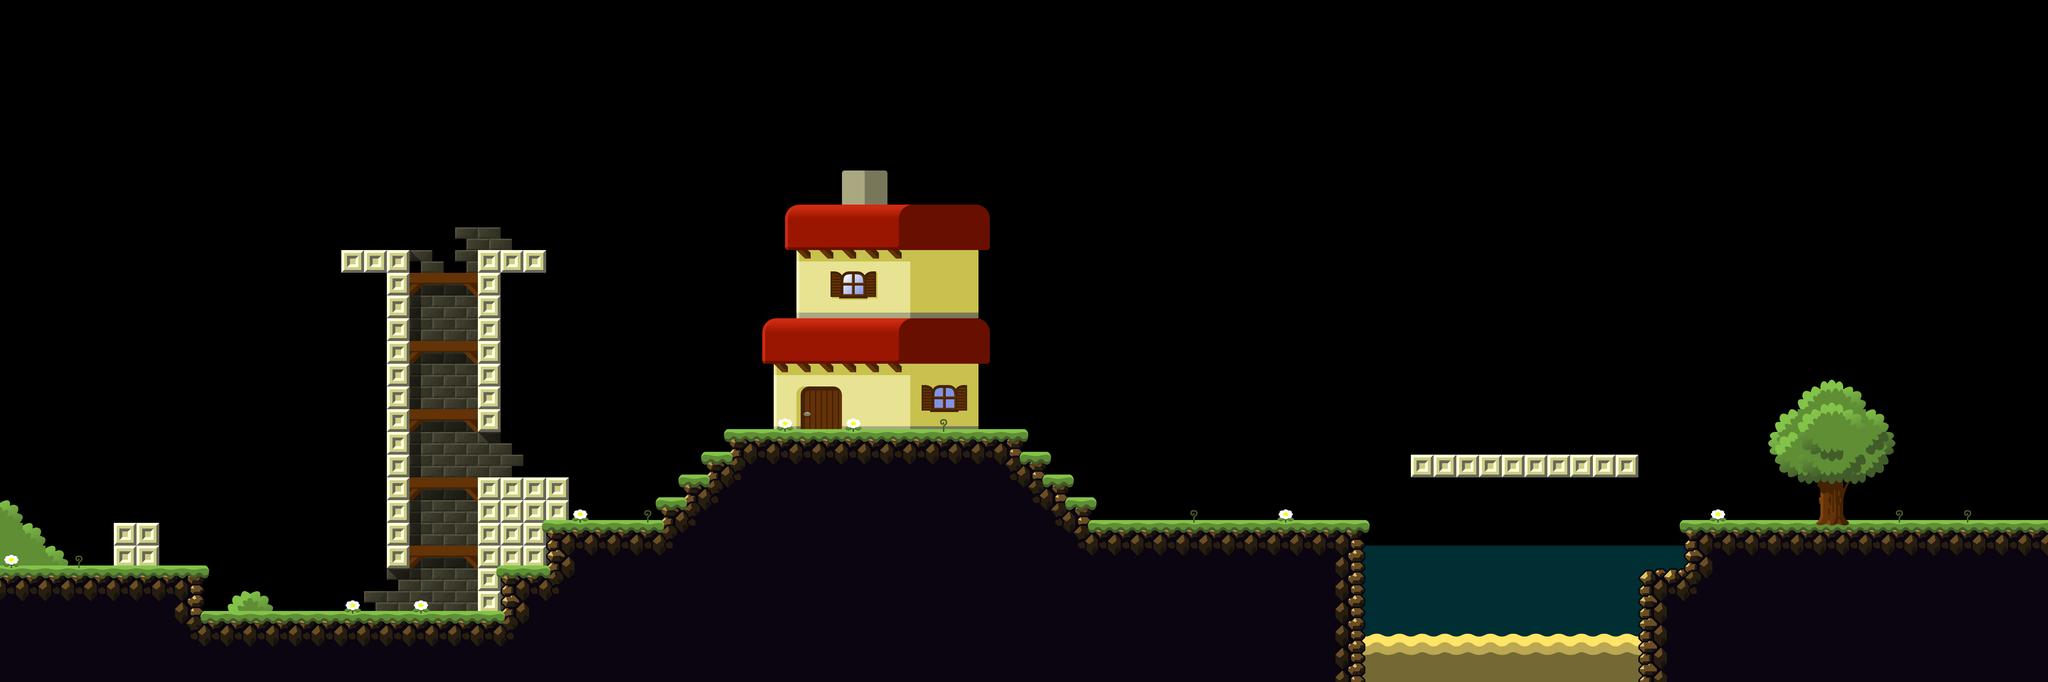

This is a level from a 2D game, rendered from its Tiled map with the project's own tilesets. A one-line summary and the map file follow, with tile-layer data summarised:
An orthogonal 90x30 tile map with 64x64 px tiles, 16 tile layers (water, beach, bricks, shadows, ...), 10 tilesets and 53 objects (25x Wall, 16x Watertop, 6x Bridge, VillageBackground, Water, ...).

<map version="1.0" orientation="orthogonal" width="90" height="30" tilewidth="64" tileheight="64">
 <properties>
  <property name="b" value="248" />
  <property name="g" value="200" />
  <property name="r" value="84" />
 </properties>
 <tileset firstgid="1" name="hdground" tilewidth="64" tileheight="64">
  <image source="hdground.png" width="640" height="320" />
 </tileset>
 <tileset firstgid="51" name="hdgrass" tilewidth="64" tileheight="64">
  <image source="hdgrass.png" width="512" height="512" />
 </tileset>
 <tileset firstgid="115" name="hdwater" tilewidth="64" tileheight="64">
  <image source="hdwater.png" width="64" height="64" />
 </tileset>
 <tileset firstgid="116" name="hdbeach" tilewidth="64" tileheight="64">
  <image source="hdbeach.png" width="512" height="512" />
 </tileset>
 <tileset firstgid="180" name="hdblock" tilewidth="64" tileheight="64">
  <image source="hdblock.png" width="64" height="64" />
 </tileset>
 <tileset firstgid="181" name="hdtree" tilewidth="64" tileheight="64">
  <image source="hdtree.png" width="512" height="512" />
 </tileset>
 <tileset firstgid="245" name="hdhouse" tilewidth="64" tileheight="64">
  <image source="hdhouse.png" width="1024" height="512" />
 </tileset>
 <tileset firstgid="373" name="hdbrick" tilewidth="64" tileheight="64">
  <image source="hdbrick.png" width="128" height="128" />
 </tileset>
 <tileset firstgid="377" name="hd1way" tilewidth="64" tileheight="64">
  <image source="hd1way.png" width="256" height="128" />
 </tileset>
 <tileset firstgid="385" name="hdshadows" tilewidth="64" tileheight="64">
  <image source="hdshadows.png" width="512" height="512" />
 </tileset>
 <layer name="water" width="90" height="30">
  <data>[2700 cells, 64 non-empty, 1 distinct tile ids]</data>
 </layer>
 <layer name="beach" width="90" height="30">
  <data>[2700 cells, 48 non-empty, 3 distinct tile ids]</data>
 </layer>
 <layer name="bricks" width="90" height="30">
  <data>[2700 cells, 62 non-empty, 4 distinct tile ids]</data>
 </layer>
 <layer name="shadows" width="90" height="30" opacity="0.46">
  <data>[2700 cells, 27 non-empty, 6 distinct tile ids]</data>
 </layer>
 <layer name="1way" width="90" height="30">
  <data>[2700 cells, 25 non-empty, 6 distinct tile ids]</data>
 </layer>
 <layer name="ground" width="90" height="30">
  <data>[2700 cells, 588 non-empty, 24 distinct tile ids]</data>
 </layer>
 <layer name="buissons" width="90" height="30">
  <data>[2700 cells, 8 non-empty, 3 distinct tile ids]</data>
 </layer>
 <layer name="houses" width="90" height="30">
  <data>[2700 cells, 119 non-empty, 56 distinct tile ids]</data>
 </layer>
 <layer name="windows" width="90" height="30">
  <data>[2700 cells, 18 non-empty, 10 distinct tile ids]</data>
 </layer>
 <layer name="grass" width="90" height="30">
  <data>[2700 cells, 168 non-empty, 6 distinct tile ids]</data>
 </layer>
 <layer name="grass2" width="90" height="30">
  <data>[2700 cells, 38 non-empty, 6 distinct tile ids]</data>
 </layer>
 <layer name="flowers" width="90" height="30">
  <data>[2700 cells, 8 non-empty, 2 distinct tile ids]</data>
 </layer>
 <layer name="tree" width="90" height="30">
  <data>[2700 cells, 9 non-empty, 9 distinct tile ids]</data>
 </layer>
 <layer name="leafs" width="90" height="30">
  <data>[2700 cells, 43 non-empty, 25 distinct tile ids]</data>
 </layer>
 <layer name="leafs2" width="90" height="30">
  <data>[2700 cells, 13 non-empty, 11 distinct tile ids]</data>
 </layer>
 <layer name="leafs3" width="90" height="30">
  <data>[2700 cells, 1 non-empty, 1 distinct tile ids]</data>
 </layer>
 <objectgroup name="objects" width="90" height="30">
  <object type="VillageBackground" x="64" y="64" />
  <object type="Water" x="3840" y="1600">
   <polygon points="0,-64 896,-64 896,192 0,192" />
  </object>
  <object type="Watertop" x="3840" y="1472" width="64" height="64" />
  <object type="Watertop" x="3904" y="1472" width="64" height="64" />
  <object type="Watertop" x="3968" y="1472" width="64" height="64" />
  <object type="Watertop" x="4032" y="1472" width="64" height="64" />
  <object type="Watertop" x="4096" y="1472" width="64" height="64" />
  <object type="Watertop" x="4160" y="1472" width="64" height="64" />
  <object type="Watertop" x="4288" y="1472" width="64" height="64" />
  <object type="Watertop" x="4224" y="1472" width="64" height="64" />
  <object type="Watertop" x="4352" y="1472" width="64" height="64" />
  <object type="Watertop" x="4416" y="1472" width="64" height="64" />
  <object type="Watertop" x="4480" y="1472" width="64" height="64" />
  <object type="Watertop" x="4544" y="1472" width="64" height="64" />
  <object type="Watertop" x="4608" y="1472" width="64" height="64" />
  <object type="Watertop" x="4672" y="1472" width="64" height="64" />
  <object type="Wall" x="320" y="1472">
   <polygon points="0,0 128,0 128,128 0,128" />
  </object>
  <object type="Bridge" x="3968" y="1280">
   <polygon points="0,0 640,0 640,64 0,64" />
  </object>
  <object type="Crab" x="4224" y="1024" width="128" height="128" />
  <object type="Watertop" x="4736" y="1472" width="64" height="64" />
  <object type="Watertop" x="3776" y="1472" width="64" height="64" />
  <object type="Wall" x="4608" y="1600">
   <polygon points="0,0 128,0 128,320 0,320" />
  </object>
  <object type="Arrow" x="832" y="1664" width="64" height="64" />
  <object type="Door" x="2240" y="1088">
   <properties>
    <property name="locked" value="true" />
   </properties>
   <polygon points="0,0 128,0 128,128 0,128" />
  </object>
  <object type="Wall" x="960" y="704">
   <polygon points="0,0 192,0 192,64 0,64" />
  </object>
  <object type="Wall" x="1344" y="704">
   <polygon points="0,0 192,0 192,64 0,64" />
  </object>
  <object type="Fountain" x="704" y="1664" width="64" height="64" />
  <object type="Wall" x="1344" y="1408">
   <polygon points="0,-64 256,-64 256,64 0,64" />
  </object>
  <object type="Wall" x="1344" y="1472">
   <polygon points="0,0 192,0 192,128 0,128" />
  </object>
  <object type="Wall" x="1280" y="1600">
   <polygon points="64,0 128,0 128,128 64,128" />
  </object>
  <object type="Wall" x="0" y="1600">
   <polygon points="0,0 576,0 576,128 0,128" />
  </object>
  <object type="Wall" x="576" y="1728">
   <polygon points="0,0 832,0 832,128 0,128" />
  </object>
  <object type="Wall" x="1408" y="1600">
   <polygon points="0,0 128,0 128,128 0,128" />
  </object>
  <object type="Wall" x="1536" y="1472">
   <polygon points="0,0 320,0 320,128 0,128" />
  </object>
  <object type="Wall" x="2048" y="1216">
   <polygon points="0,0 832,0 832,64 0,64" />
  </object>
  <object type="Wall" x="1856" y="1408">
   <polygon points="0,0 64,0 64,64 0,64" />
  </object>
  <object type="Wall" x="1920" y="1344">
   <polygon points="0,0 64,0 64,64 0,64" />
  </object>
  <object type="Wall" x="1984" y="1280">
   <polygon points="0,0 64,0 64,64 0,64" />
  </object>
  <object type="Wall" x="2880" y="1280">
   <polygon points="0,0 64,0 64,64 0,64" />
  </object>
  <object type="Wall" x="2944" y="1344">
   <polygon points="0,0 64,0 64,64 0,64" />
  </object>
  <object type="Wall" x="3008" y="1408">
   <polygon points="0,0 64,0 64,64 0,64" />
  </object>
  <object type="Wall" x="1088" y="768">
   <polygon points="0,0 64,0 64,832 0,832" />
  </object>
  <object type="Wall" x="1344" y="768">
   <polygon points="0,0 64,0 64,448 0,448" />
  </object>
  <object type="Wall" x="3072" y="1472">
   <polygon points="0,0 768,0 768,448 0,448" />
  </object>
  <object type="Wall" x="3840" y="1792">
   <polygon points="0,0 768,0 768,128 0,128" />
  </object>
  <object type="Wall" x="4736" y="1472">
   <polygon points="0,0 1024,0 1024,448 0,448" />
  </object>
  <object type="Bridge" x="1152" y="768">
   <polygon points="0,0 192,0 192,64 0,64" />
  </object>
  <object type="Bridge" x="1152" y="960">
   <polygon points="0,0 192,0 192,64 0,64" />
  </object>
  </objectgroup>
</map>
<!-- 5 of 53 objects omitted -->
